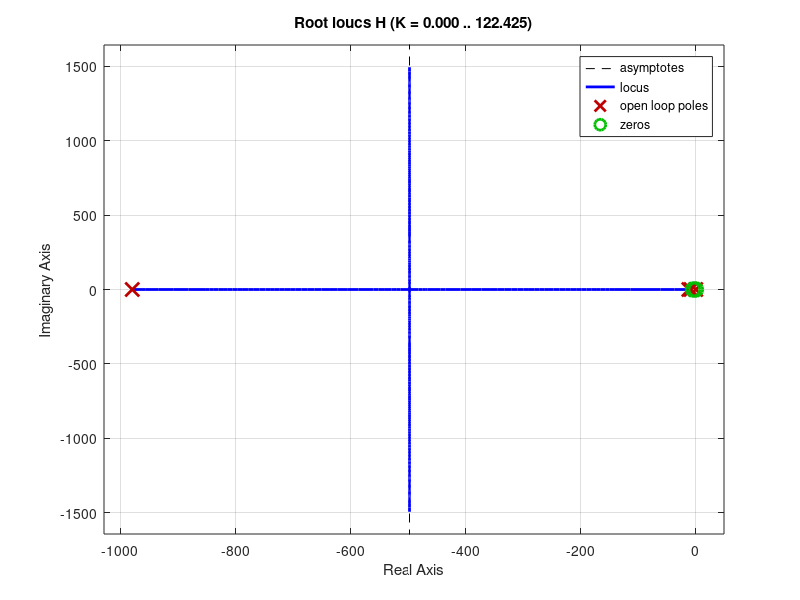
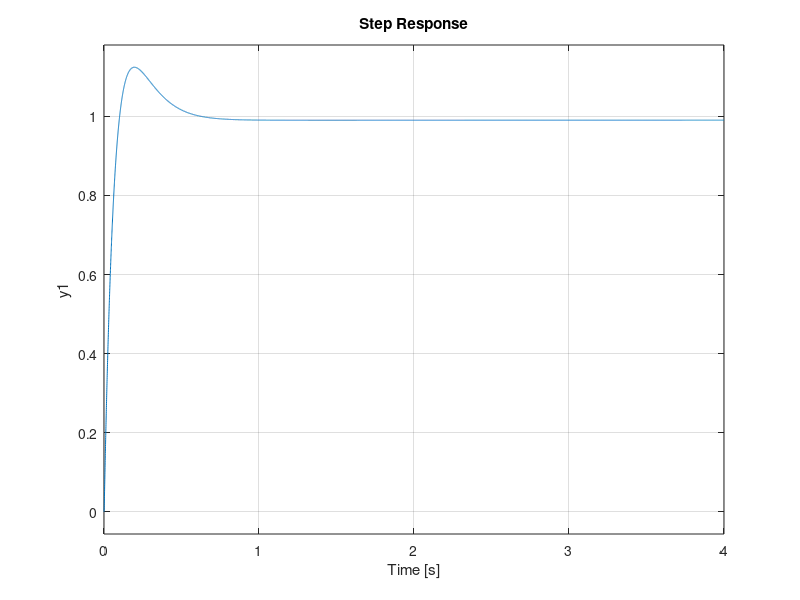

These figures' MATLAB source, in order: (Note: this script raises an error after producing the figures.)
close all;
P = tf(1, [1 .2 1]);
s = tf('s');
Kp = 100; tau = .001;

causal_s = s/(tau*s + 1);

Ki = 1 / causal_s;
Kd = 20 * causal_s;
C = Kp + Kd + Ki; %
H = feedback(C*P, 1)
figure()
rlocus(H)
figure()
step(H)
stepinfo(H, 'SettlingTimeThreshold', .01)
1 - dcgain(H)
figure()
margin(C*P)